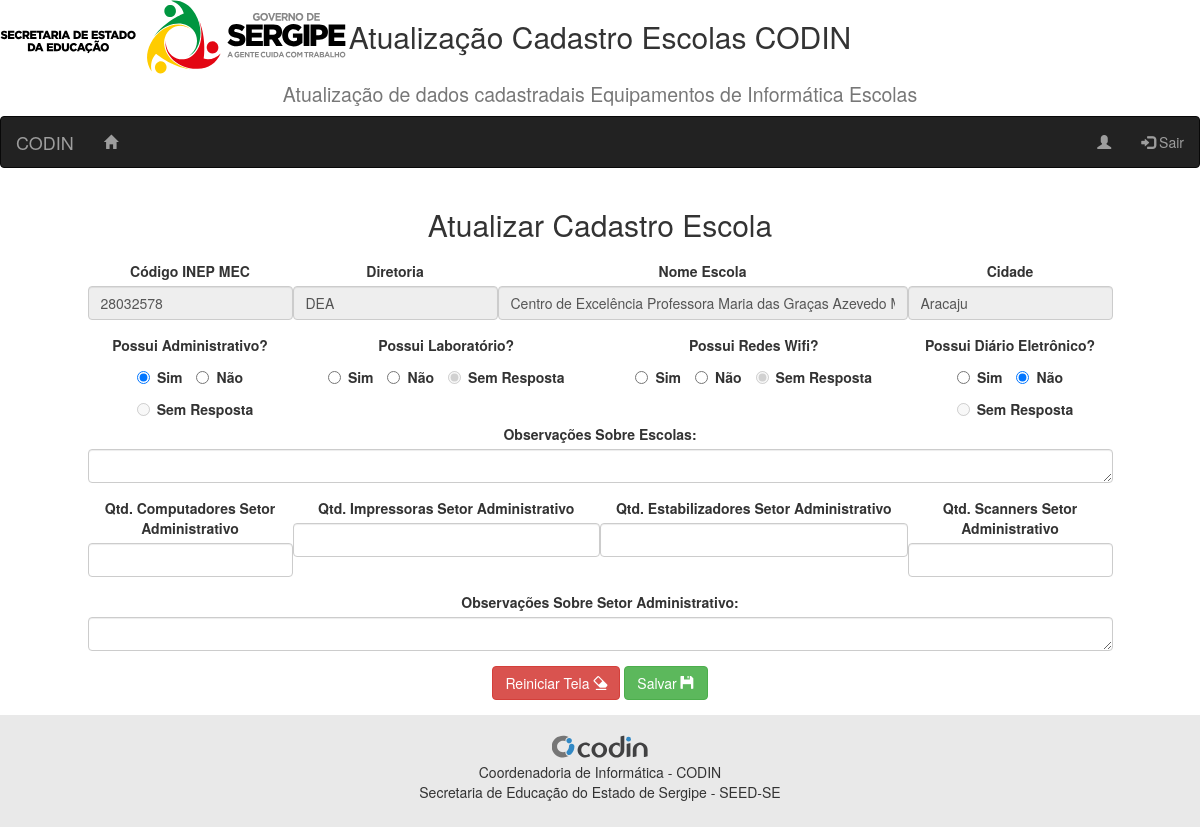
Before: /home/editescola.php?codigo=1 with the older database file.
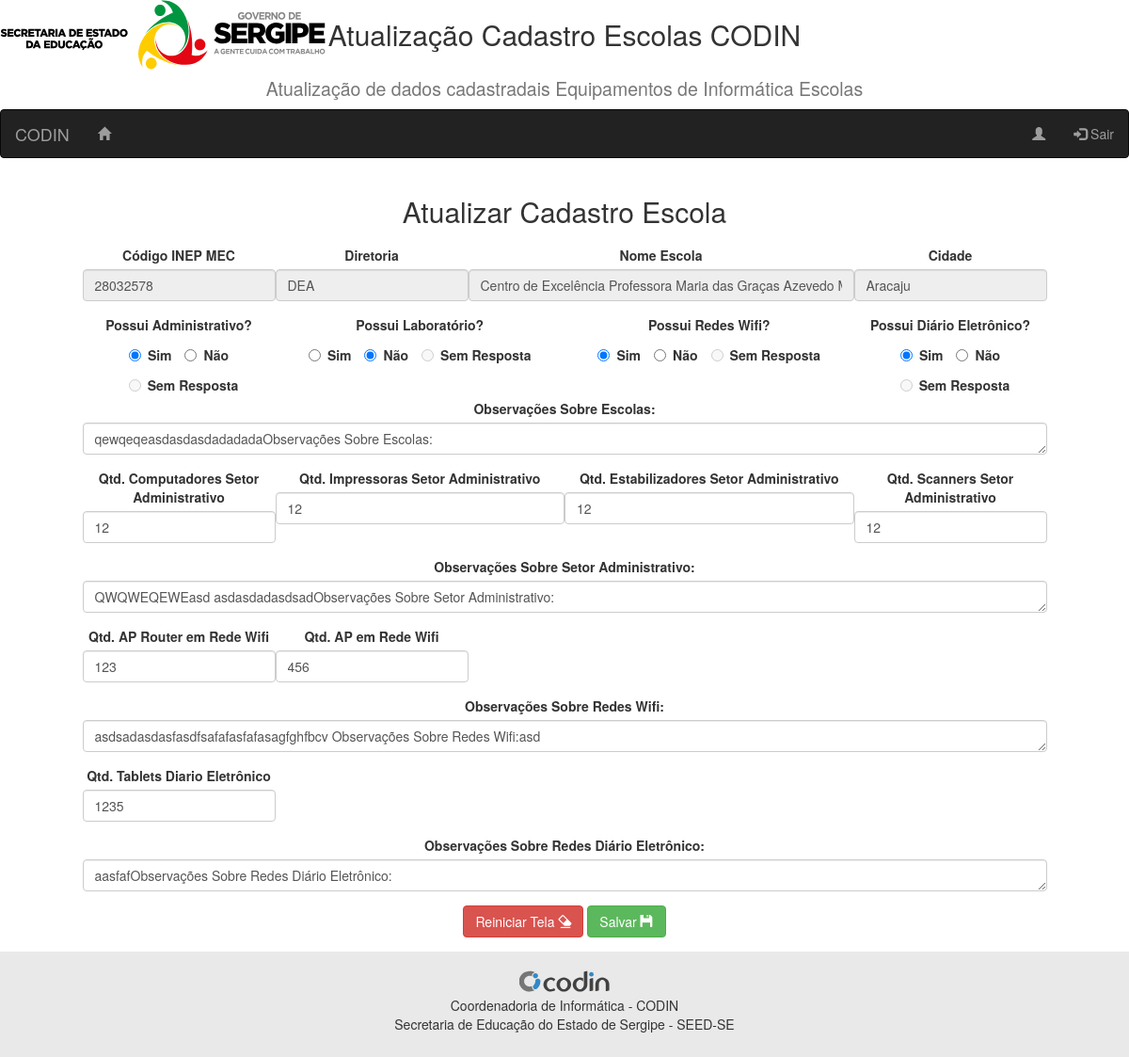
After: the same page with the newer database file.
### tables this page shows
CREATE TABLE `escolas_cadastro` (
  `codigo_escola` int(11) NOT NULL AUTO_INCREMENT,
  `codigo_mec` varchar(45) NOT NULL,
  `nome` varchar(255) NOT NULL,
  `municipio` varchar(255) NOT NULL,
  `diretoria` varchar(45) NOT NULL,
  `usuario_ult_edi` varchar(45) DEFAULT NULL,
  `data_ult_edi` datetime DEFAULT NULL,
  `administrativo` int(11) NOT NULL DEFAULT '2' COMMENT 'Opção 2 Default não Respondeu',
  `diario` int(11) NOT NULL DEFAULT '2' COMMENT 'Opção 2 Default não Respondeu',
  `laboratorio` int(11) NOT NULL DEFAULT '2' COMMENT 'Opção 2 Default não Respondeu',
  `wifi` int(11) NOT NULL DEFAULT '2' COMMENT 'Opção 2 Default não Respondeu',
  `observacao` text,
  PRIMARY KEY (`codigo_escola`)
);

CREATE TABLE `escolas_administrativo` (
  `codigo_escola_administrativo` int(11) NOT NULL,
  `codigo` int(11) NOT NULL,
  `qtd_computadores` int(11) NOT NULL,
  `qtd_impressoras` int(11) NOT NULL,
  `qtd_estabilizadores` int(11) NOT NULL,
  `qtd_scanner` int(11) NOT NULL,
  `observacao` text,
  `usuario_ult_edi` varchar(45) DEFAULT NULL,
  `data_ult_edi` datetime DEFAULT NULL,
  PRIMARY KEY (`codigo_escola_administrativo`,`codigo`),
  CONSTRAINT `escolas_cadastro_escolas_administrativo_fk` FOREIGN KEY (`codigo_escola_administrativo`) REFERENCES `escolas_cadastro` (`codigo_escola`) ON DELETE NO ACTION ON UPDATE NO ACTION
);

CREATE TABLE `escolas_wifi` (
  `codigo_escola_wifi` int(11) NOT NULL,
  `codigo` int(11) NOT NULL,
  `qtd_ap_router` int(11) NOT NULL,
  `qtd_ap` int(11) NOT NULL,
  `usuario_ult_edi` varchar(45) DEFAULT NULL,
  `data_ult_edi` datetime DEFAULT NULL,
  `observacao` text,
  PRIMARY KEY (`codigo_escola_wifi`,`codigo`),
  CONSTRAINT `escolas_cadastro_escolas_wifi_fk` FOREIGN KEY (`codigo_escola_wifi`) REFERENCES `escolas_cadastro` (`codigo_escola`) ON DELETE NO ACTION ON UPDATE NO ACTION
);

CREATE TABLE `escolas_diario` (
  `codigo_escola_diario` int(11) NOT NULL,
  `codigo` int(11) NOT NULL,
  `qtd_tablet` int(11) NOT NULL,
  `usuario_ult_edi` varchar(45) DEFAULT NULL,
  `data_ult_edi` datetime DEFAULT NULL,
  `observacao` text,
  PRIMARY KEY (`codigo_escola_diario`,`codigo`),
  CONSTRAINT `escolas_cadastro_escolas_diario_fk` FOREIGN KEY (`codigo_escola_diario`) REFERENCES `escolas_cadastro` (`codigo_escola`) ON DELETE NO ACTION ON UPDATE NO ACTION
);

### home/editescola.php (the view, shortened to what the rows shown need)
<?php
    include_once '../class/principal.php';
    $escola = new Escolas();
    $administrativo = new Administrativo();
    $diario = new Diario();
    $wifi = new Wifi();
    $escola->iniEscola($_GET["codigo"]);
    $administrativo->iniAdmEscola($escola->getCodigo());
    $diario->iniDiarioEscola($escola->getCodigo());
    $wifi->iniWifiEscola($escola->getCodigo());
?>
<div class="col-lg-12 text-center">
            <h2>Atualizar Cadastro Escola</h2>
            <form id="cadastro" name="cadastro" class="form-horizontal" method="post" onsubmit="return validaCadastro();" action="gravaeditescola.php">
             <div class="form-group">
                <div class="col-lg-2 col-lg-offset-1">
                    <div class="form-group right">
                      <label for="inep">Código INEP MEC</label>
                      <input type="text" class="form-control" id="inep" readonly="" name="inep" value="<?php echo $escola->getCodigoMec();?>">
                    </div>
                </div>
                <div class="col-lg-2">
                    <div class="form-group">
                      <label for="dre">Diretoria</label>
                      <input type="text" class="form-control" id="dre" readonly="" name="dre" value="<?php echo $escola->getDiretoria();?>">
                    </div>
                </div>
                <div class="col-lg-4">
                    <div class="form-group">
                      <label for="nome">Nome Escola</label>
                      <input type="text" class="form-control" id="nome" readonly="" name="nome" value="<?php echo $escola->getNome();?>">
                    </div>
                </div>
                <div class="col-lg-2">
                    <div class="form-group">
                      <label for="cidade">Cidade</label>
                      <input type="text" class="form-control" id="cidade" readonly="" name="cidade" value="<?php echo $escola->getMunicipio();?>">
                    </div>
                </div>
                <div class="col-lg-2 col-lg-offset-1">
                    <label for="admin">Possui Administrativo?</label><br/>
                    <div class="radio-inline">
                        <label><input type="radio" name="admin" onclick="return mostraAdmin();" <?php if($escola->getAdministrativo() == 1){echo 'checked=""';}?> value="1">Sim</label>
                    </div>
                    <div class="radio-inline">
                        <label><input type="radio" name="admin" onclick="return escondeAdmin();" <?php if($escola->getAdministrativo() == 0){echo 'checked=""';}?> value="0">Não</label>
                    </div>
                    <div class="radio-inline">
                        <label><input type="radio" name="admin" readonly="" <?php if($escola->getAdministrativo() == 2){echo 'checked=""';}?> value="2" disabled>Sem Resposta</label>
                    </div>
                </div>
                <div class="col-lg-3">
                    <label for="lte">Possui Laboratório?</label><br/>
                    <div class="radio-inline">
                        <label><input type="radio" name="lte" onclick="return mostraLte();" <?php if($escola->getLaboratorio() == 1){echo 'checked=""';}?>value="1">Sim</label>
                    </div>
                    <div class="radio-inline">
                        <label><input type="radio" name="lte" onclick="return escondeLte();" <?php if($escola->getLaboratorio() == 0){echo 'checked=""';}?>value="0">Não</label>
                    </div>
                    <div class="radio-inline">
                        <label><input type="radio" readonly="" name="lte" <?php if($escola->getLaboratorio() == 2){echo 'checked=""';}?> value="2" disabled>Sem Resposta</label>
                    </div>
                </div>
                <div class="col-lg-3">
                    <label for="wifi">Possui Redes Wifi?</label><br/>
                    <div class="radio-inline">
                        <label><input type="radio" name="wifi" onclick="return mostraWifi();" <?php if($escola->getWifi() == 1){echo 'checked=""';}?> value="1">Sim</label>
                    </div>
                    <div class="radio-inline">
                        <label><input type="radio" name="wifi" onclick="return escondeWifi();" <?php if($escola->getWifi() == 0){echo 'checked=""';}?> value="0">Não</label>
                    </div>
                    <div class="radio-inline">
                        <label><input type="radio" readonly="" name="wifi" <?php if($escola->getWifi() == 2){echo 'checked=""';}?> value="2" disabled>Sem Resposta</label>
                    </div>
                </div>
                <div class="col-lg-2">
                    <label for="diario">Possui Diário Eletrônico?</label><br/>
                    <div class="radio-inline">
                        <label><input type="radio" name="diario" onclick="return mostraDiario();" <?php if($escola->getDiario() == 1){echo 'checked=""';}?> value="1">Sim</label>
                    </div>
                    <div class="radio-inline">
                        <label><input type="radio" name="diario" onclick="return escondeDiario();" <?php if($escola->getDiario() == 0){echo 'checked=""';}?> value="0">Não</label>
                    </div>
                    <div class="radio-inline disabled">
                        <label><input type="radio" name="diario" <?php if($escola->getDiario() == 2){echo 'checked=""';}?> value="2" disabled>Sem Resposta</label>
                    </div>
                </div>
                <div class="col-lg-10 col-lg-offset-1">
                    <div class="form-group">
                        <label for="observacaoEscola">Observações Sobre Escolas:</label>
                        <textarea class="form-control" rows="1" id="observacaoEscola" name="observacaoEscola"><?php echo $escola->getObservacao();?></textarea>
                    </div>
                </div>
                 <div class="col-lg-2 col-lg-offset-1" id="blocoAdminComp" <?php if($escola->getAdministrativo() == 1){echo 'style="display:  block"';} else {echo 'style="display:  none"';} ?> >
                    <div class="form-group right">
                        <label for="admComputadores">Qtd. Computadores Setor Administrativo</label>
                        <input type="text" class="simple-field-data-mask-selectonfocus form-control" data-mask="0000" data-mask-selectonfocus="true"  id="admComputadores" name="admComputadores" value="<?php echo $administrativo->getQtdComputadores();?>">
                    </div>
                </div>
                <div class="col-lg-3" id="blocoAdminImp" <?php if($escola->getAdministrativo() == 1){echo 'style="display:  block"';} else {echo 'style="display:  none"';} ?>>
                    <div class="form-group right">
                        <label for="admImpressora">Qtd. Impressoras Setor Administrativo</label>
                        <input type="text" class="simple-field-data-mask-selectonfocus form-control" data-mask="0000" data-mask-selectonfocus="true" id="admImpressora" name="admImpressora" value="<?php echo $administrativo->getQtdImpressoras();?>">
                    </div>
                </div>
                <div class="col-lg-3" id="blocoAdminEstab" <?php if($escola->getAdministrativo() == 1){echo 'style="display:  block"';} else {echo 'style="display:  none"';} ?>>
                    <div class="form-group right">
                        <label for="admEstabilizadores">Qtd. Estabilizadores Setor Administrativo</label>
                        <input type="text" class="simple-field-data-mask-selectonfocus form-control" data-mask="0000" data-mask-selectonfocus="true" id="admEstabilizadores" name="admEstabilizadores" value="<?php echo $administrativo->getQtdEstabilizadores();?>">
                    </div>
                </div>
                <div class="col-lg-2" id="blocoAdminSca" <?php if($escola->getAdministrativo() == 1){echo 'style="display:  block"';} else {echo 'style="display:  none"';} ?>>
                    <div class="form-group right">
                        <label for="admScanners">Qtd. Scanners Setor Administrativo</label>
                        <input type="text" class="simple-field-data-mask-selectonfocus form-control" data-mask="0000" data-mask-selectonfocus="true" id="admScanners" name="admScanners" value="<?php echo $administrativo->getQtdScanner();?>">
                    </div>
                </div>
                <div class="col-lg-10 col-lg-offset-1" id="blocoAdminObs" <?php if($escola->getAdministrativo() == 1){echo 'style="display:  block"';} else {echo 'style="display:  none"';} ?>>
                    <div class="form-group">
                        <label for="observacaoAdmin">Observações Sobre Setor Administrativo:</label>
                        <textarea class="form-control" rows="1" id="observacaoAdmin" name="observacaoAdmin"><?php echo $administrativo->getObservacao();?></textarea>
                    </div>
                </div>
                 <div class="col-lg-2 col-lg-offset-1" id="blocoWifiApRouter" <?php if($escola->getWifi() == 1){echo 'style="display:  block"';} else {echo 'style="display:  none"';} ?>>
                    <div class="form-group right">
                        <label for="wifiApRouter">Qtd. AP Router em Rede Wifi</label>
                        <input type="text" class="simple-field-data-mask-selectonfocus form-control" data-mask="0000" data-mask-selectonfocus="true" id="wifiApRouter" name="wifiApRouter" value="<?php echo $wifi->getQtdApRouter();?>">
                    </div>
                </div>
                <div class="col-lg-2" id="blocoWifiAp" <?php if($escola->getWifi() == 1){echo 'style="display:  block"';} else {echo 'style="display:  none"';} ?>>
                    <div class="form-group right">
                        <label for="wifiAp">Qtd. AP em Rede Wifi</label>
                        <input type="text" class="simple-field-data-mask-selectonfocus form-control" data-mask="0000" data-mask-selectonfocus="true" id="wifiAp" name="wifiAp" value="<?php echo $wifi->getQtdAp();?>">
                    </div>
                </div>
                <div class="col-lg-10 col-lg-offset-1" id="blocoWifiObs" <?php if($escola->getWifi() == 1){echo 'style="display:  block"';} else {echo 'style="display:  none"';} ?>>
                    <div class="form-group">
                        <label for="observacaoWifi">Observações Sobre Redes Wifi:</label>
                        <textarea class="form-control" rows="1" id="observacaoWifi" name="observacaoWifi"><?php echo $wifi->getObservacao();?></textarea>
                    </div>
                </div>
                 <div class="col-lg-2 col-lg-offset-1" id="blocoDiarioTab" <?php if($escola->getDiario() == 1){echo 'style="display:  block"';} else {echo 'style="display:  none"';} ?>>
                    <div class="form-group right">
                        <label for="diarioTablet">Qtd. Tablets Diario Eletrônico</label>
                        <input type="text" class="simple-field-data-mask-selectonfocus form-control" data-mask="0000" data-mask-selectonfocus="true" id="diarioTablet" name="diarioTablet" value="<?php echo $diario->getQtdTablet();?>">
                    </div>
                </div>
                <div class="col-lg-10 col-lg-offset-1" id="blocoDiarioObs" <?php if($escola->getDiario() == 1){echo 'style="display:  block"';} else {echo 'style="display:  none"';} ?>>
                    <div class="form-group">
                        <label for="observacaoDiario">Observações Sobre Redes Diário Eletrônico:</label>
                        <textarea class="form-control" rows="1" id="observacaoDiario" name="observacaoDiario"><?php echo $diario->getObservacao();?></textarea>
                    </div>
                </div>
             </div>
            </form>
        </div>
<?php
    include ("../class/footer.php");

Changed rows visible on the page:
changed escolas_cadastro "DEA": laboratorio "☐ Não" → "☑ Não"; laboratorio "☑ Sem Resposta" → "☐ Sem Resposta"; wifi "☐ Sim" → "☑ Sim"; wifi "☑ Sem Resposta" → "☐ Sem Resposta"; diario "☐ Sim" → "☑ Sim"; diario "☑ Não" → "☐ Não"; observacaoEscola (not shown) → "qewqeqeasdasdasdadadadaObservações Sobre Escolas:"
added escolas_administrativo: admComputadores "12", admImpressora "12", admEstabilizadores "12", admScanners "12", observacaoAdmin "QWQWEQEWEasd asdasdadasdsadObservações Sobre Setor Administrativo:"
added escolas_wifi: wifiApRouter "123", wifiAp "456", observacaoWifi "asdsadasdasfasdfsafafasfafasagfghfbcv Observações Sobre Redes Wifi:asd"
added escolas_diario: diarioTablet "1235", observacaoDiario "aasfafObservações Sobre Redes Diário Eletrônico:"
Other visible differences:
text now shown: "Qtd. AP Router em Rede Wifi Qtd. AP em Rede Wifi Observações Sobre Redes Wifi: Qtd. Tablets Diario Eletrônico Observações Sobre Redes Diário Eletrônico:"
